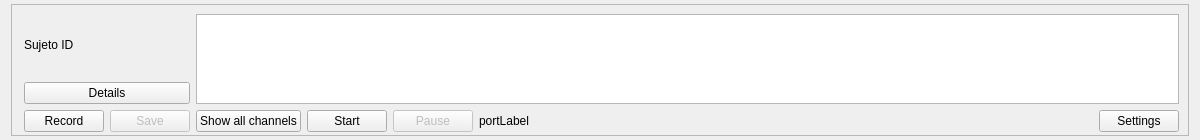
<?xml version="1.0" encoding="UTF-8"?>
<ui version="4.0">
 <class>Form</class>
 <widget class="QWidget" name="Form">
  <property name="geometry">
   <rect>
    <x>0</x>
    <y>0</y>
    <width>1200</width>
    <height>140</height>
   </rect>
  </property>
  <property name="minimumSize">
   <size>
    <width>1100</width>
    <height>110</height>
   </size>
  </property>
  <property name="maximumSize">
   <size>
    <width>1200</width>
    <height>140</height>
   </size>
  </property>
  <property name="windowTitle">
   <string>Form</string>
  </property>
  <layout class="QHBoxLayout" name="horizontalLayout">
   <property name="sizeConstraint">
    <enum>QLayout::SetNoConstraint</enum>
   </property>
   <property name="topMargin">
    <number>4</number>
   </property>
   <property name="bottomMargin">
    <number>4</number>
   </property>
   <item>
    <widget class="QFrame" name="frame">
     <property name="frameShape">
      <enum>QFrame::StyledPanel</enum>
     </property>
     <property name="frameShadow">
      <enum>QFrame::Raised</enum>
     </property>
     <layout class="QHBoxLayout" name="horizontalLayout_2">
      <property name="leftMargin">
       <number>12</number>
      </property>
      <property name="topMargin">
       <number>9</number>
      </property>
      <property name="bottomMargin">
       <number>3</number>
      </property>
      <item>
       <layout class="QVBoxLayout" name="verticalLayout_5">
        <item>
         <widget class="QLabel" name="idLabel">
          <property name="text">
           <string>Sujeto ID</string>
          </property>
         </widget>
        </item>
        <item>
         <widget class="QPushButton" name="detailsButton">
          <property name="text">
           <string>Details</string>
          </property>
         </widget>
        </item>
        <item>
         <layout class="QHBoxLayout" name="recordHBoxLayout">
          <item>
           <widget class="QPushButton" name="recordButton">
            <property name="enabled">
             <bool>true</bool>
            </property>
            <property name="text">
             <string>Record</string>
            </property>
           </widget>
          </item>
          <item>
           <widget class="QPushButton" name="saveRecordButton">
            <property name="enabled">
             <bool>false</bool>
            </property>
            <property name="text">
             <string>Save</string>
            </property>
           </widget>
          </item>
         </layout>
        </item>
       </layout>
      </item>
      <item>
       <layout class="QVBoxLayout" name="verticalLayout_14">
        <item>
         <widget class="PlotWidget" name="channelPlotGraph">
          <property name="minimumSize">
           <size>
            <width>800</width>
            <height>50</height>
           </size>
          </property>
         </widget>
        </item>
        <item>
         <layout class="QHBoxLayout" name="horizontalLayout_19">
          <item>
           <widget class="QPushButton" name="showAllButton">
            <property name="text">
             <string>Show all channels</string>
            </property>
           </widget>
          </item>
          <item>
           <widget class="QPushButton" name="startButton">
            <property name="text">
             <string>Start</string>
            </property>
           </widget>
          </item>
          <item>
           <widget class="QPushButton" name="pauseButton">
            <property name="enabled">
             <bool>false</bool>
            </property>
            <property name="text">
             <string>Pause</string>
            </property>
           </widget>
          </item>
          <item>
           <widget class="QLabel" name="portLabel">
            <property name="text">
             <string>portLabel</string>
            </property>
           </widget>
          </item>
          <item>
           <spacer name="horizontalSpacer_7">
            <property name="orientation">
             <enum>Qt::Horizontal</enum>
            </property>
            <property name="sizeHint" stdset="0">
             <size>
              <width>40</width>
              <height>1</height>
             </size>
            </property>
           </spacer>
          </item>
          <item>
           <widget class="QPushButton" name="pushButton">
            <property name="text">
             <string>Settings</string>
            </property>
           </widget>
          </item>
         </layout>
        </item>
       </layout>
      </item>
     </layout>
    </widget>
   </item>
  </layout>
 </widget>
 <customwidgets>
  <customwidget>
   <class>PlotWidget</class>
   <extends>QGraphicsView</extends>
   <header location="global">pyqtgraph</header>
  </customwidget>
 </customwidgets>
 <resources/>
 <connections/>
</ui>
